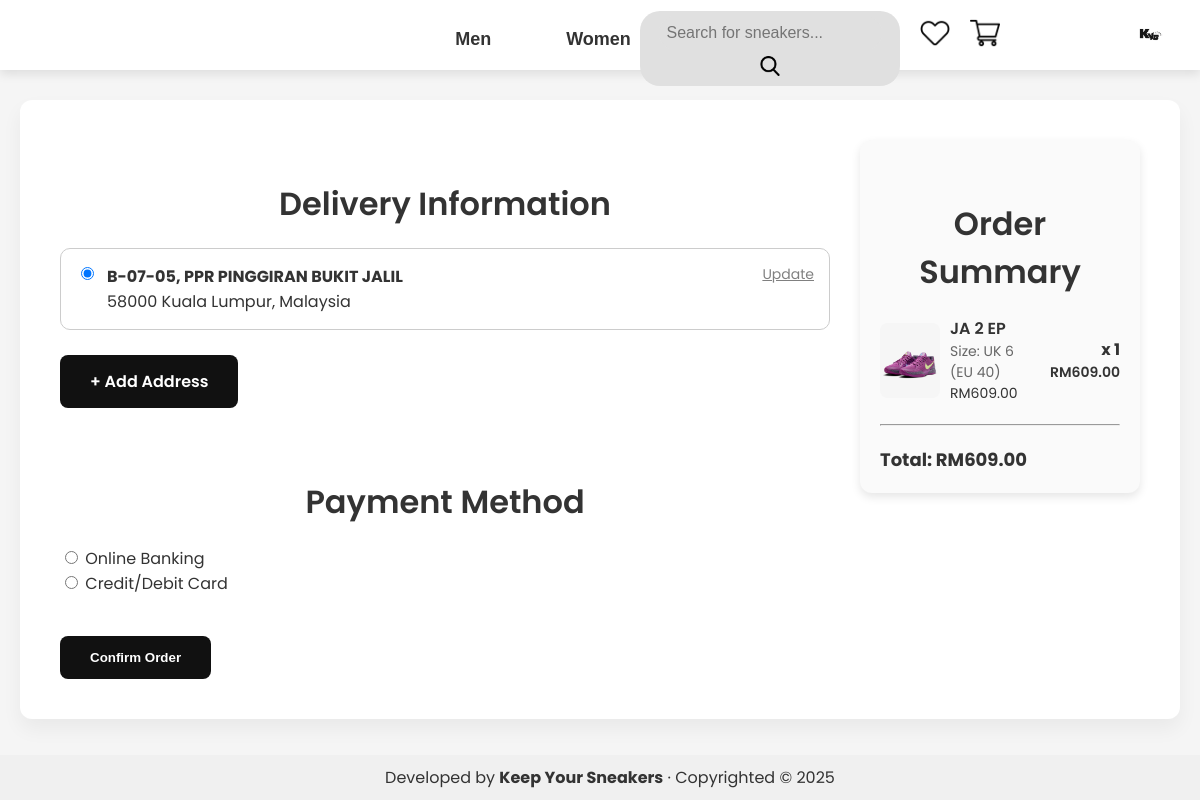
Page /checkout.php (signed in) on the committed database.
### tables this page shows
CREATE TABLE `users` (
  `id` int(11) NOT NULL,
  `username` varchar(100) NOT NULL,
  `email` varchar(255) NOT NULL,
  `password` varchar(255) NOT NULL,
  `created_at` timestamp NOT NULL DEFAULT current_timestamp(),
  `is_admin` tinyint(1) DEFAULT 0,
  `profile_picture` varchar(100) DEFAULT NULL,
  `failed_attempts` int(11) DEFAULT 0,
  `last_attempt_time` datetime DEFAULT NULL
);

CREATE TABLE `addresses` (
  `id` int(11) NOT NULL,
  `user_id` int(11) DEFAULT NULL,
  `address_line1` varchar(255) DEFAULT NULL,
  `address_line2` varchar(255) DEFAULT NULL,
  `city` varchar(100) DEFAULT NULL,
  `postal_code` varchar(20) DEFAULT NULL,
  `country` varchar(100) DEFAULT NULL,
  `type` enum('billing','shipping') NOT NULL
);

CREATE TABLE `cart` (
  `user_id` int(11) NOT NULL,
  `product_id` int(11) NOT NULL,
  `size_id` int(11) NOT NULL,
  `quantity` int(11) DEFAULT 1,
  `category_id` int(11) NOT NULL
);

CREATE TABLE `products` (
  `id` int(11) NOT NULL,
  `name` varchar(255) NOT NULL,
  `description` text DEFAULT NULL,
  `price` decimal(10,2) NOT NULL,
  `image` varchar(255) DEFAULT NULL,
  `sold_count` int(11) DEFAULT 0
);

CREATE TABLE `sizes` (
  `id` int(11) NOT NULL,
  `size_label` varchar(255) NOT NULL,
  `category_id` int(11) NOT NULL
);

### checkout.php (the view, shortened to what this page needs)
<?php
require 'db.php';
include '_head.php';
$user_id = $_SESSION['user_id'];
$total_price = 0;
$cart_items = [];
$sql = "SELECT
            c.product_id,
            c.quantity,
            c.size_id,
            s.size_label,
            p.name,
            p.price,
            p.image
        FROM cart c
        JOIN products p ON c.product_id = p.id
        JOIN sizes s ON c.size_id = s.id
        WHERE c.user_id = :user_id";
$stmt = $pdo->prepare($sql);
$stmt->bindParam(':user_id', $user_id, PDO::PARAM_INT);
$stmt->execute();
while ($row = $stmt->fetch(PDO::FETCH_ASSOC)) {
    $cart_items[] = $row;
    $total_price += $row['price'] * $row['quantity'];
}
$sql_addresses = "SELECT * FROM addresses WHERE user_id = :user_id";
$stmt = $pdo->prepare($sql_addresses);
$stmt->bindParam(':user_id', $user_id, PDO::PARAM_INT);
$stmt->execute();
$addresses = $stmt->fetchAll(PDO::FETCH_ASSOC);
?>
<!DOCTYPE html>
<html lang="en">
<head>
</head>
<body>
    <div class="checkout-container" style="display: flex; flex-wrap: wrap; gap: 30px; align-items: flex-start;">
        <div style="flex: 3; min-width: 320px;">
            <h2>Delivery Information</h2>
            <form id="checkoutForm" method="POST">
                <?php if (empty($addresses)): ?>
                    <p>No address found.</p>
                <?php else: ?>
                    <?php foreach ($addresses as $index => $address): ?>
                        <div style="border: 1px solid #ccc; border-radius: 10px; padding: 15px; margin-bottom: 15px;">
                            <div style="display: flex; justify-content: space-between; align-items: flex-start;">
                                <label style="display: flex; align-items: flex-start; gap: 10px; flex: 1;">
                                    <input type="radio" name="address_id" value="<?php echo $address['id']; ?>" <?php if ($index === 0) echo 'checked'; ?> onclick="updateAddressId(<?php echo $address['id']; ?>)">
                                    <div>
                                        <strong><?php echo $address['address_line1']; ?>, <?php echo $address['address_line2']; ?></strong><br>
                                        <?php echo $address['postal_code']; ?> <?php echo $address['city']; ?>, <?php echo $address['country']; ?>
                                    </div>
                                </label>
                                <a href="edit_address.php?id=<?php echo $address['id']; ?>" style="color: gray; font-size: 14px; text-decoration: underline;">Update</a>
                            </div>
                        </div>
                    <?php endforeach; ?>
                <?php endif; ?>
                <a href="add_address.php" class="checkout-btn" style="margin-top: 10px; margin-bottom: 30px;">+ Add Address</a>
                <h2>Payment Method</h2>
                <div style="margin-bottom: 20px;">
                    <input type="radio" name="payment_method" value="online" onclick="setPaymentMethod('online')"> Online Banking<br>
                    <input type="radio" name="payment_method" value="card" onclick="setPaymentMethod('card')"> Credit/Debit Card
                </div>
                <?php if (!empty($addresses)): ?>
                    <button type="submit" class="checkout-btn">Confirm Order</button>
                <?php endif; ?>
            </form>
        </div>
        <div style="flex: 1; min-width: 280px;">
            <div style="position: sticky; top: 20px; background: #fafafa; padding: 20px; border-radius: 12px; box-shadow: 0 4px 10px rgba(0,0,0,0.1); max-height: 80vh; overflow-y: auto;">
                <h2>Order Summary</h2>
                <?php foreach ($cart_items as $item): ?>
                    <div style="display: flex; align-items: center; justify-content: space-between; margin-bottom: 20px; gap: 10px;">
                        <img src="/products/<?php echo $item['image']; ?>" style="width: 60px; border-radius: 8px;" alt="Product">
                        <div style="flex: 1;">
                            <div style="font-weight: 600;"><?php echo $item['name']; ?></div>
                            <div style="font-size: 14px; color: #666;">Size: <?php echo strtoupper($item['size_label']); ?></div>
                            <div style="font-size: 14px;">RM<?php echo number_format($item['price'], 2); ?></div>
                        </div>
                        <div style="text-align: right;">
                            <div style="font-weight: bold;">x <?php echo $item['quantity']; ?></div>
                            <div style="font-size: 14px; font-weight: 600;">RM<?php echo number_format($item['price'] * $item['quantity'], 2); ?></div>
                        </div>
                    </div>
                <?php endforeach; ?>
                <hr style="margin: 20px 0;">
                <div style="font-size: 18px; font-weight: bold;">Total: RM<?php echo number_format($total_price, 2); ?></div>
            </div>
        </div>
    </div>
</body>
</html>
<?php include '_foot.php'; ?>

### _head.php (shortened to what this page needs)
<?php
$profile_picture_path = '/profilepic/default-profile-icon.png';
if (isset($_SESSION['user_id'])) {
    include __DIR__ . '/db.php';
    try {
        $stmt = $pdo->prepare("SELECT profile_picture FROM users WHERE id = :user_id");
        $stmt->bindParam(':user_id', $_SESSION['user_id'], PDO::PARAM_INT);
        $stmt->execute();
        $profile_picture = $stmt->fetchColumn();
        if ($profile_picture) {
            $profile_picture_full_path = $_SERVER['DOCUMENT_ROOT'] . '/profilepic/' . $profile_picture;
            if (file_exists($profile_picture_full_path)) {
                $profile_picture_path = '/profilepic/' . $profile_picture;
            } else {
                echo 'Profile picture not found: ' . $profile_picture_full_path;
            }
        }
    } catch (PDOException $e) {
    }
}
?>
<!DOCTYPE html>
<html lang="en">
<head>
    <link rel="stylesheet" href="/css/app.css" />
</head>
<body>
    <header>
        <div class="logo">
        </div>
        <nav>
            <a href="/search.php?query=&category=1" class="nav-btn">Men</a>
            <a href="/search.php?query=&category=2" class="nav-btn">Women</a>
            <a href="/search.php?query=&category=3" class="nav-btn">Kids</a>
        </nav>
        <div class="right-header">
            <div class="signin-container">
                <?php if (isset($_SESSION['user_id'])): ?>
                    <div class="profile-dropdown">
                        <a href="/user/dashboard.php" class="profile-link">
                            <img src="<?= $profile_picture_path ?>" alt="Profile" class="profile-icon" />
                        </a>
                    </div>
                <?php else: ?>
                    <a href="login.php" class="signin-btn">Sign In</a>
                <?php endif; ?>
            </div>
            <form action="/search.php" method="GET" class="search-form">
                <input type="text" name="query" placeholder="Search for sneakers..." required />
                <button type="submit">
                    <div class="searchlogo">
                        <img src="/images/search.png" alt="Search" />
                    </div>
                </button>
            </form>
            <a href="/wishlist.php">
                <img src="/images/wishlist-black.png" alt="Wishlist" class="header-wishlist-button" />
            </a>
            <a href="/cart.php">
                <img src="/images/cart.png" alt="Cart" class="cart-button" />
            </a>
        </div>
    </header>
</body>
</html>

### css/app.css (style rules this page uses)
body, h1, h2, h3, p, ul, li { margin: 0; padding: 0; box-sizing: border-box; }
header { font-family: 'Montserrat', sans-serif; text-align: center; padding: 20px 0; background-color: #fff; box-shadow: 0px 4px 10px rgba(0, 0, 0, 0.1); height: 30px; position: relative; }
.signin-container { margin-left: auto; }
nav { font-family: 'Montserrat', sans-serif; display: flex; justify-content: center; gap: 15px; padding: 10px 0; }
.nav-btn { text-decoration: none; font-size: 18px; font-weight: bold; background: none; color: #333; padding: 10px 30px; border: none; transition: color 0.3s ease; position: relative; bottom: 85px; }
.nav-btn::after { content: ""; position: absolute; left: 50%; bottom: 0; width: 0; height: 2px; background-color: #333; transition: width 0.3s ease, left 0.3s ease; }
.signin-container { position: absolute; top: 20px; right: 20px; display: flex; align-items: center; }
.profile-link { display: flex; align-items: center; justify-content: center; }
.profile-icon { width: 40px; height: 40px; border-radius: 50%; object-fit: cover; transition: 0.3s ease-in-out; position: absolute; top: -5px; right: 10px; }
.search-form { position: absolute; top: 11px; right: 300px; align-items: center; background: #e0e0e0; border-radius: 20px; padding: 5px; width: 250px; }
.search-form input { border: none; outline: none; padding: 8px; font-size: 16px; flex-grow: 1; border-radius: 20px; background-color: #e0e0e0; }
.search-form button { background: none; border: none; cursor: pointer; font-size: 18px; padding: 5px; }
.search-form img { max-width: 20px; max-height: 20px; margin-left: -30px; margin-top: -3px; margin: 0; padding: 0; vertical-align: middle; }
.cart-button { width: 30px; height: 30px; position: absolute; top: 18px; right: 200px; }
.header-wishlist-button { width: 30px; height: 30px; position: absolute; top: 18px; right: 250px; }

### checkout.php (style rules this page uses)
body { font-family: 'Poppins', sans-serif; background-color: #f5f5f5; margin: 0; padding: 0; color: #333; }
h2 { font-size: 32px; font-weight: 600; text-align: center; margin-top: 40px; margin-bottom: 20px; }
.checkout-container { width: 90%; margin: auto; margin-top: 30px; padding: 40px; background-color: #fff; box-shadow: 0 10px 20px rgba(0, 0, 0, 0.05); border-radius: 12px; }
.checkout-btn { background-color: #111; color: #fff; padding: 14px 30px; text-decoration: none; font-weight: 600; border-radius: 8px; display: inline-block; margin-top: 20px; text-align: center; transition: background-color 0.3s ease; border: none; cursor: pointer; }

### rows in the picture
users: profile_picture (picture)
addresses: address_line1 "B-07-05", address_line2 "PPR PINGGIRAN BUKIT JALIL", postal_code "58000", city "Kuala Lumpur", country "Malaysia"
cart: product.image (picture), product.name "JA 2 EP", size.size_label "UK 6 (EU 40)", product.price "609.00", quantity "1", $item['price']*$item['quantity'] "609.00"

### other values in the picture
$total_price "609.00"
